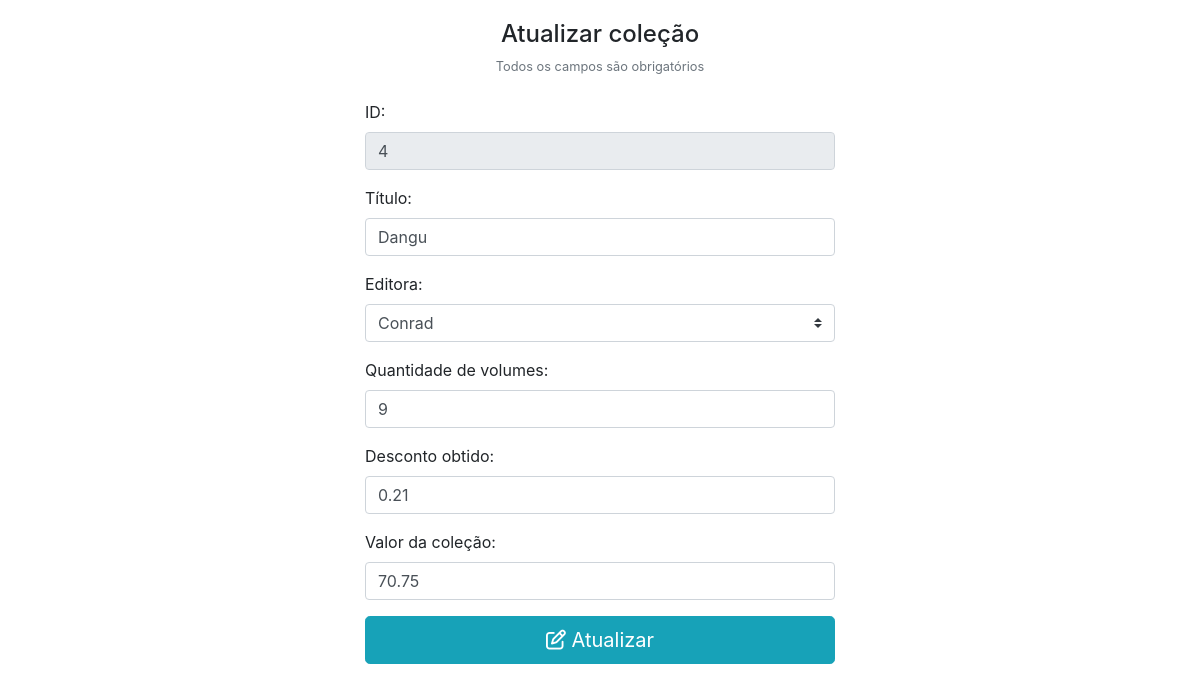
/view/form_update_manga.php?id=4, run on the app's committed database.
### tables this page shows
CREATE TABLE `manga` (
  `id_manga` int(11) NOT NULL,
  `titulo` varchar(50) NOT NULL,
  `editora` varchar(50) NOT NULL,
  `volumes` int(11) NOT NULL,
  `desconto` decimal(5,2) NOT NULL,
  `valor` decimal(5,2) NOT NULL,
  `data_cadastro` timestamp NOT NULL DEFAULT current_timestamp()
);

### model/BD.php (called while the page is built, shortened)
<?php
	class BD {
		private static $inst;
		public static function getInstance() {
			if (!isset(self::$inst)) {
				try {
					self::$inst = new PDO('mysql:host='.HOST.';dbname='.BASE.';charset=utf8', USER, PASS);
					self::$inst->setAttribute(PDO::ATTR_ERRMODE, PDO::ERRMODE_EXCEPTION);
					self::$inst->setAttribute(PDO::ATTR_DEFAULT_FETCH_MODE, PDO::FETCH_OBJ);
				} catch (PDOException $e) {
					echo $e->getMessage();
				}
			}
			return self::$inst;
		}
	}
?>

### model/MangaDAO.php (called while the page is built, shortened)
<?php
	class MangaDAO extends Manga {
		protected $tabela = 'manga';
		public function readManga($id) {
			try {
				$sql = "SELECT * FROM $this->tabela WHERE id_manga = :id_manga";
				$stm = BD::getInstance()->prepare($sql);
				$stm->bindValue(':id_manga', $id);
			    $stm->execute();
			    return $stm->fetch(PDO::FETCH_ASSOC);
			} catch (PDOException $e) {
				echo "Erro PDO: Houve um erro na listagem.<br>" . $e->getMessage();
				die();
			} catch (Exception $e) {
				echo "Erro: Operação de listagem inválida.<br>" . $e->getMessage();
				die();
			}
		}
	}
?>

### view/form_update_manga.php (the view, shortened to what this page needs)
<!DOCTYPE html>
<html lang="utf-8">
<head>
	<link rel="stylesheet" href="/mangas/css/bootstrap.css">
	<link rel="stylesheet" href="/mangas/css/css.css">
	<link rel="stylesheet" href="https://stackpath.bootstrapcdn.com/bootstrap/4.1.0/css/bootstrap.min.css">
</head>
<body>
	<?php
		require_once "../model/MangaDAO.php";
		$mangaDAO = new MangaDAO();
		if (isset($_GET['id'])) {
			$dados = $mangaDAO->readManga($_GET['id']);
		} else {
			echo '<p><a href="../view/form_read_manga.php"><button>Retornar listagem</button></a></p>';
			die();
		}
	?>
	<div class="container" id="tamanho_container" style="margin-top: 20px;">
		<h4 class="text-center">Atualizar coleção</h4>
		<small class="form-text text-muted text-center">Todos os campos são obrigatórios</small>
		<br>
		<form method="POST" action="/mangas/controller/update_manga.php">
			<div class="form-group">
		      <label>ID:</label>
		      <input type="number" class="form-control" name="id_manga" required title="Campo para escolher o ID do mangá" value="<?php echo $dados['id_manga'] ?>" readonly>
		    </div>
		    <div class="form-group">
		      <label>Título:</label>
		      <input type="text" class="form-control" name="titulo" required maxlength="50" title="Campo para inserir o título do mangá" placeholder="Digite o título do mangá" value="<?php echo $dados['titulo'] ?>">
		    </div>
		    <div class="form-group">
		      <label>Editora:</label>
			    <select class="custom-select" name="editora" required
			      title="Caixa de seleção para escolher a editora" value="<?php echo $dados['editora'] ?>">
        			<option value="Conrad" title="Conrad" <?php if($dados['editora']=='Conrad'){echo 'selected';} ?>>Conrad</option>
    			</select>
		    </div>
  			<div class="form-group">
		      <label>Quantidade de volumes: </label>
		      <input type="text" class="form-control" name="volumes" required title="Campo para escolher a quantidade de volumes da coleção" placeholder="Digite a quantidade de volumes da coleção" onkeypress="$(this).mask('000', {reverse: true});" value="<?php echo $dados['volumes'] ?>">
		    </div>
		    <div class="form-group">
		      <label>Desconto obtido:</label>
		      <input type="text" class="form-control" name="desconto" required title="Campo para inserir o valor de desconto obtido" onkeypress="$(this).mask('000.00',
		      {reverse: true});" placeholder="Digite o valor de desconto obtido"
		      value="<?php echo $dados['desconto'] ?>">
		    </div>
		    <div class="form-group">
		      <label>Valor da coleção:</label>
		      <input type="text" class="form-control" name="valor" required title="Campo para inserir o valor da coleção" placeholder="Digite o valor total da coleção"
		      value="<?php echo $dados['valor'] ?>" onkeypress="$(this).mask('000.00', {reverse: true});">
		    </div>
		    <button type="submit" name="btn_atualizar" class="btn btn-info btn-lg btn-block" title="Atualizar coleção"><i class="fa fa-edit"></i>&nbsp;Atualizar</button>
	    </form>
	</div>
</body>
</html>

### css/css.css (style rules this page uses)
#tamanho_container { width: 500px; }

### data on the page
manga: id_manga "4", titulo "Dangu", editora "Conrad", volumes "9", desconto "0.21", valor "70.75"
